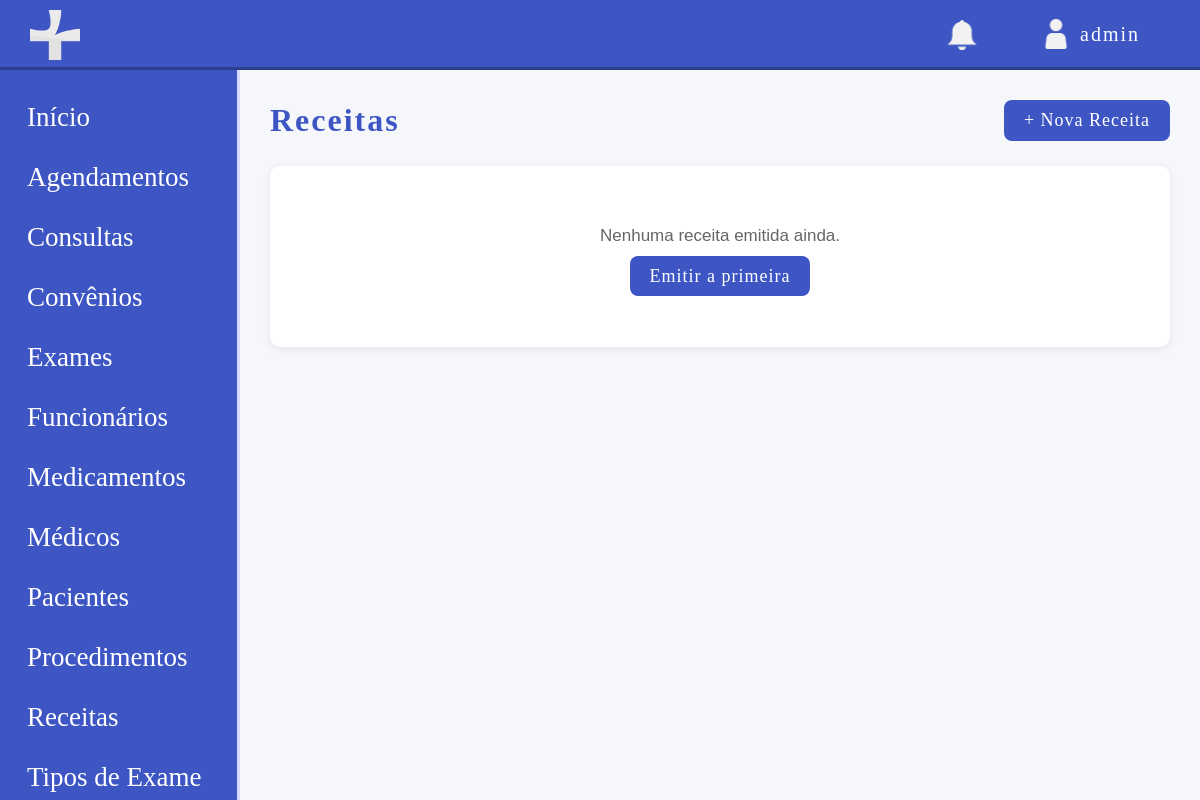
Before: /modulos/receitas/listar_receita.php (signed in) with the older database file.
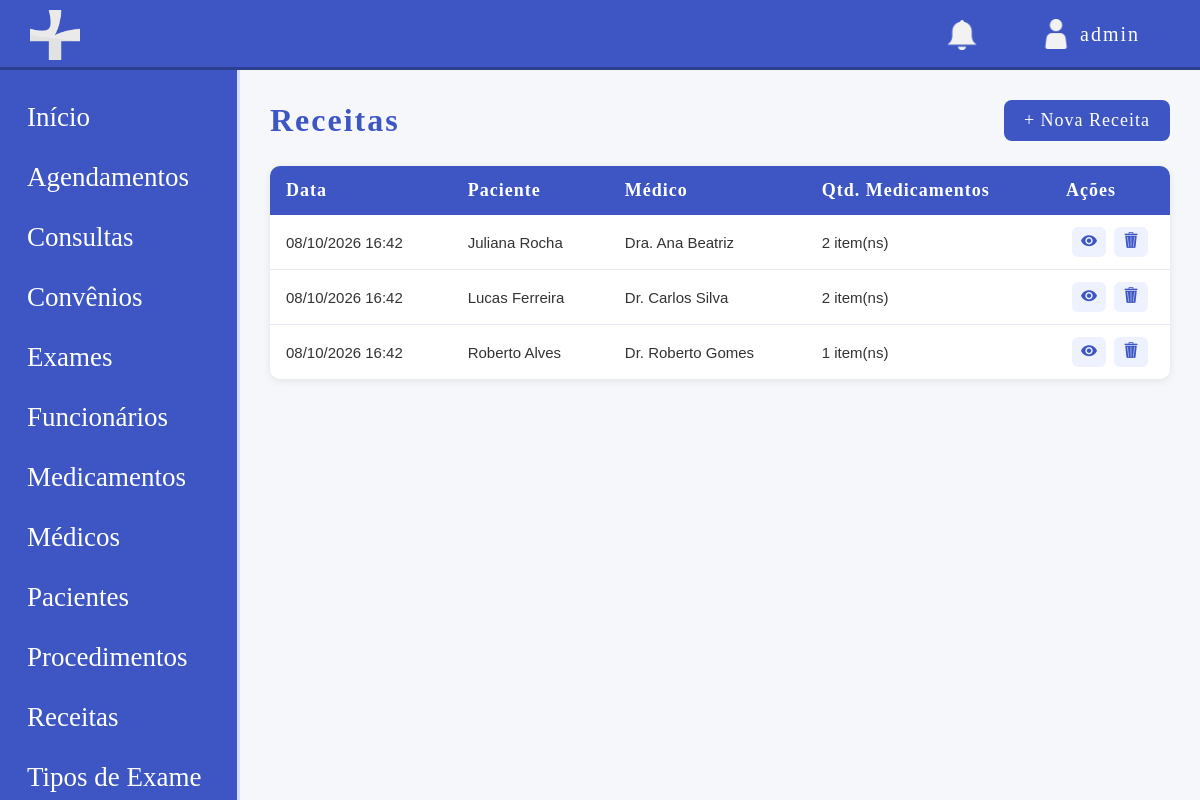
After: the same page with the newer database file.
### tables this page shows
CREATE TABLE receita (
    id INT UNSIGNED NOT NULL AUTO_INCREMENT,
    id_consulta INT UNSIGNED NOT NULL,
    data_receita TIMESTAMP DEFAULT CURRENT_TIMESTAMP,
    PRIMARY KEY (id),
    KEY FK_receita_consulta (id_consulta),
    CONSTRAINT FK_receita_consulta FOREIGN KEY (id_consulta) REFERENCES consulta (id)
);

### modulos/receitas/listar_receita.php (the view, shortened to what this page needs)
<?php
require '../../config/conexao.php';
$base = '/site-clinicamedica';
$sql = "SELECT r.id, r.data_receita,
               p.nome AS nome_paciente,
               m.nome AS nome_medico,
               COUNT(rm.id) AS total_itens
        FROM receita r
        JOIN consulta c ON r.id_consulta = c.id
        JOIN paciente p ON c.id_paciente = p.id
        JOIN medico m ON c.id_medico = m.id
        LEFT JOIN receita_medicamento rm ON rm.id_receita = r.id
        GROUP BY r.id, r.data_receita, p.nome, m.nome
        ORDER BY r.data_receita DESC";
$receitas = $pdo->query($sql)->fetchAll();
?>
<!DOCTYPE html>
<html lang="pt-br">
<head>
    <link rel="stylesheet" href="<?php echo $base; ?>/css/style.css">
</head>
<body class="dashbody">
    <?php include '../../includes/header.php'; ?>
    <div class="layout">
        <?php include '../../includes/sidebar.php'; ?>
        <main class="main">
            <div class="pagina-topo">
                <h1>Receitas</h1>
                <a href="cadastrar_receita.php" class="btn-novo">+ Nova Receita</a>
            </div>
            <?php if (count($receitas) === 0): ?>
                <div class="vazio">
                    <p>Nenhuma receita emitida ainda.</p>
                    <a href="cadastrar_receita.php" class="btn-novo">Emitir a primeira</a>
                </div>
            <?php else: ?>
                <table class="tabela">
                    <thead>
                        <tr>
                            <th>Data</th>
                            <th>Paciente</th>
                            <th>Médico</th>
                            <th>Qtd. Medicamentos</th>
                            <th style="width: 120px;">Ações</th>
                        </tr>
                    </thead>
                    <tbody>
                        <?php foreach ($receitas as $r): ?>
                            <tr>
                                <td><?php echo date('d/m/Y H:i', strtotime($r['data_receita'])); ?></td>
                                <td><?php echo htmlspecialchars($r['nome_paciente']); ?></td>
                                <td><?php echo htmlspecialchars($r['nome_medico']); ?></td>
                                <td><?php echo $r['total_itens']; ?> item(ns)</td>
                                <td class="acoes">
                                    <a href="visualizar_receita.php?id=<?php echo $r['id']; ?>" class="btn-acao" title="Visualizar">
                                        <img src="../../img/visualizar_icon.png" class="iconeacao" alt="Visualizar">
                                    </a>
                                    <a href="excluir_receita.php?id=<?php echo $r['id']; ?>"
                                    class="btn-acao btn-excluir"
                                    title="Excluir"
                                    onclick="return confirm('Tem certeza que deseja excluir esta receita?');">
                                        <img src="../../img/excluir_icon.png" class="iconeacao" alt="Excluir">
                                    </a>
                                </td>
                            </tr>
                        <?php endforeach; ?>
                    </tbody>
                </table>
            <?php endif; ?>
        </main>
    </div>
</body>
</html>

Changed rows visible on the page:
added receita: data_receita "08/10/2026 16:42", nome_paciente "Juliana Rocha", nome_medico "Dra. Ana Beatriz", total_itens "2"
added receita: data_receita "08/10/2026 16:42", nome_paciente "Lucas Ferreira", nome_medico "Dr. Carlos Silva", total_itens "2"
added receita: data_receita "08/10/2026 16:42", nome_paciente "Roberto Alves", nome_medico "Dr. Roberto Gomes", total_itens "1"
Other visible differences:
text no longer shown: "Nenhuma receita emitida ainda. Emitir a primeira"
text now shown: "Data Paciente Médico Qtd. Medicamentos Ações"
